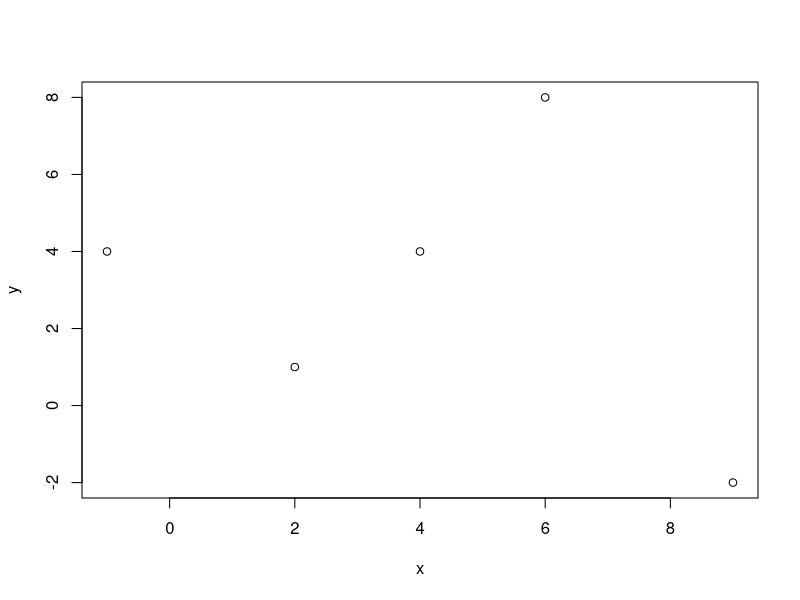
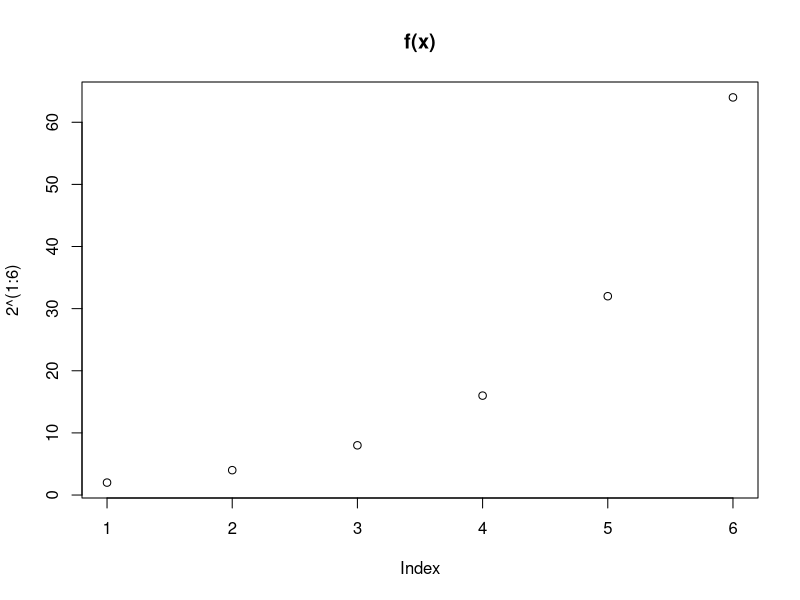
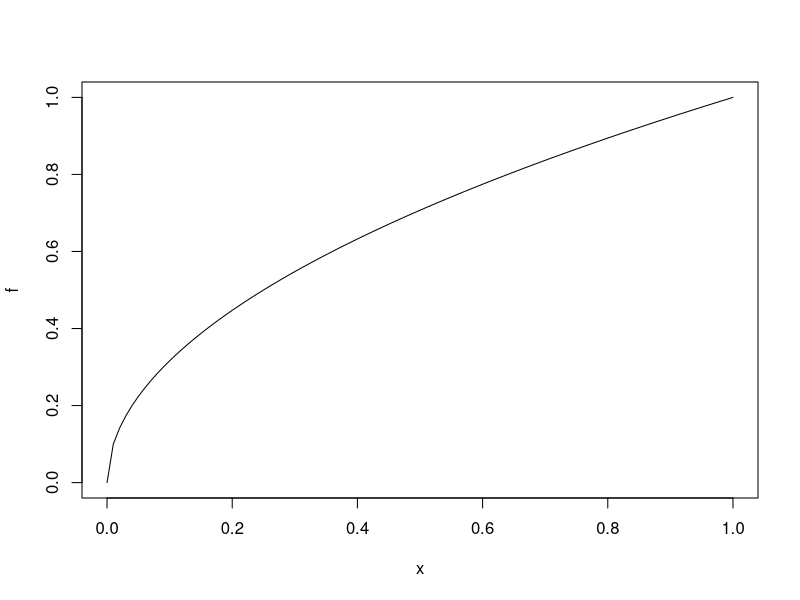
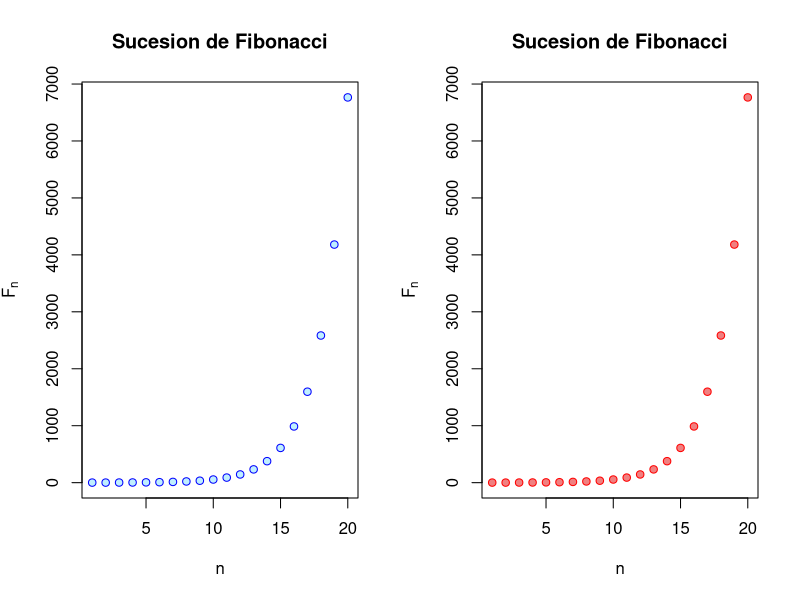
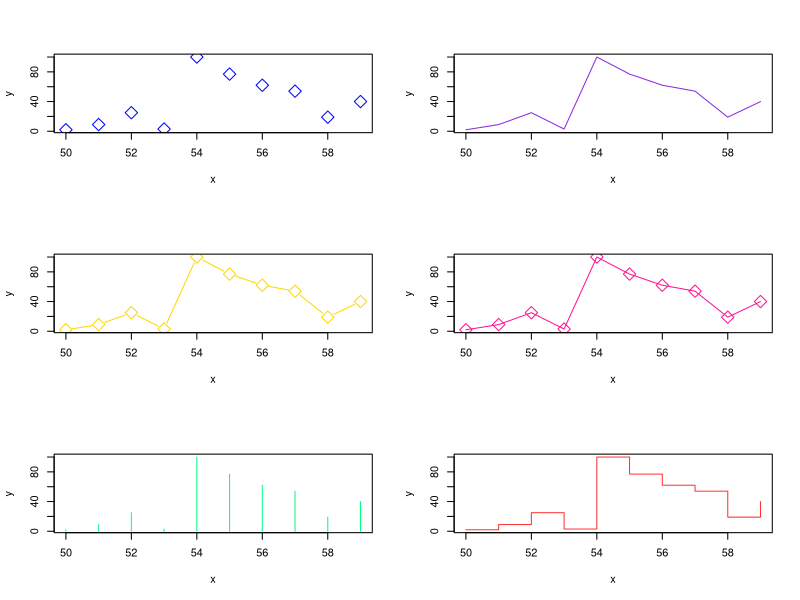
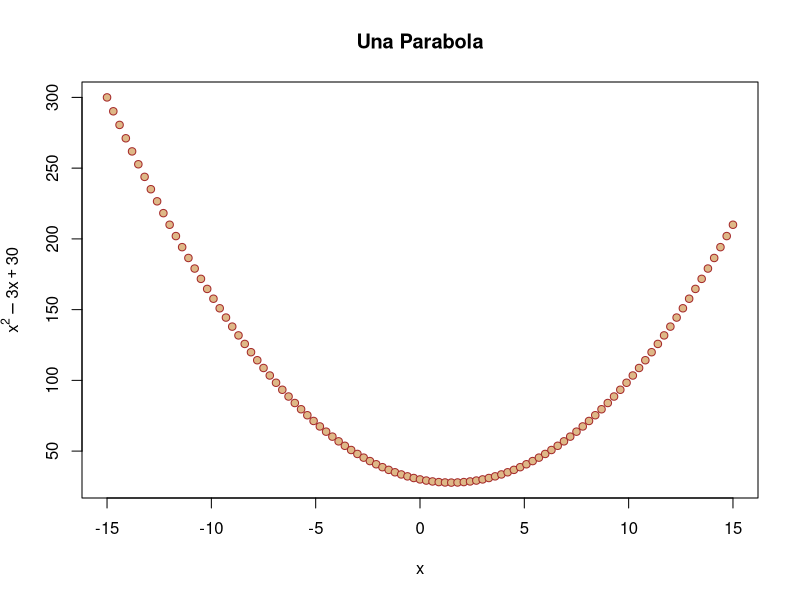
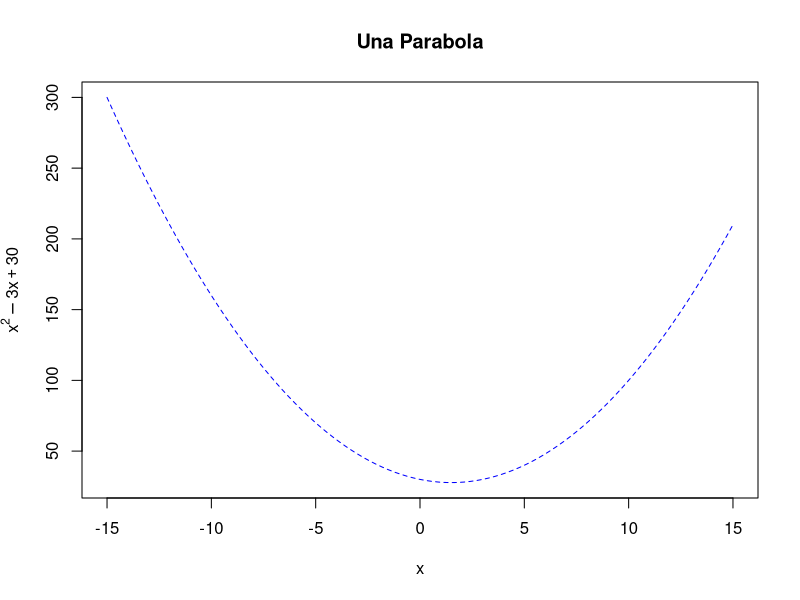
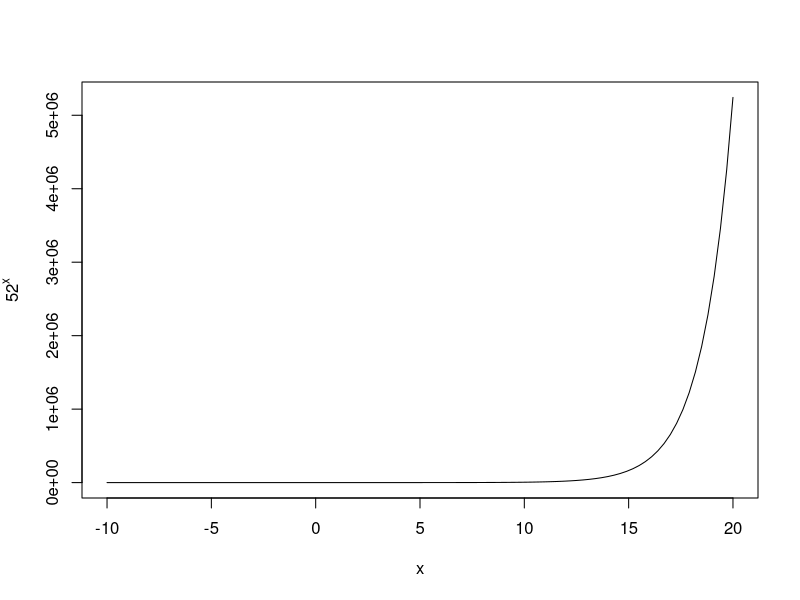

Here is the R script that generated these plots, in order:
## ---- chunk 1
knitr::opts_chunk$set(echo = TRUE)
## ---- chunk 2
x = c(2,6,4,9,-1)
y = c(1,8,4,-2,4)
plot(x,y)
## ---- chunk 3
plot(2^(1:6), main = "f(x)")
## ---- chunk 4
f <- function(x){sqrt(x)}
plot(f)
## ---- chunk 5
n = 1:20
fib = (1/sqrt(5))*((1+sqrt(5))/2)^n -(1/sqrt(5))*((1-sqrt(5))/2)^n
par(mfrow = c(1,2))

plot(fib, xlab = "n", ylab = expression(F[n]), main = "Sucesion de Fibonacci", col = "blue", pch = 21, bg = "lightblue1", cex = 1 )


plot(fib, xlab = "n", ylab = expression(F[n]), main = "Sucesion de Fibonacci", col = "red", pch = 21, bg = "lightcoral", cex = 1 )

par(mfrow = c(1,1))
## ---- chunk 6
par(mfrow = c(3,2))

x = c(50:59)
y = c(2,9,25,3,100,77,62,54,19,40)

plot(x,y, pch = 23, cex = 2, col = "blue", type = "p")
plot(x,y, pch = 23, cex = 2, col = "blueviolet", type = "l")
plot(x,y, pch = 23, cex = 2, col = "gold", type = "b")
plot(x,y, pch = 23, cex = 2, col = "deeppink", type = "o")
plot(x,y, pch = 23, cex = 2, col = "springgreen", type = "h")
plot(x,y, pch = 23, cex = 2, col = "firebrick1", type = "s")

par(mfrow = c(1,1))
## ---- chunk 7
y = function(x){x^2-3*x+30}

plot(y, xlim = c(-15,15), main = "Una Parabola", pch = 21,
     col = "brown",
     type = "b",
     bg = "burlywood",
     xlab = "x",
     ylab = expression(x^2-3*x+30)
)
curve(y, xlim = c(-15, 15),
      col = "blue",
      lty = "dashed",
      main = "Una Parabola",
      ylab = expression(x^2-3*x+30)
)

## ---- chunk 8
x = c(-10, 20)
y = function(x){5*2^x}
 plot(y, xlim = x, ylab= expression(5*2^x))
## ---- chunk 9

y1 <- function(x){3*x}
y2 <- function(x){-3*x}

curve(y1, xlim = c(-10,20),
      ylim = c(-60, 60),
      col= "blue",
      main = "Rectas"
)
par(new=TRUE)
curve(y2, xlim = c(-10,20),
      ylim = c(-60,60),
      col= "green"
)
legend("toplef",
       col = c("blue","green"),
       legend = c("y1","y2"),
       lwd = 3,
       bty = "l"
)
par(new = TRUE)
abline(h = 0, col = "red", lwd = 5)
par(new = TRUE)

y3 <- function(x){2*x+7}

curve(y3, xlim= c(-10,20),
     ylim=c(-60,60),
     col = "brown",
     lwd = 2,
     xlab = " ",
     ylab = " "
)
